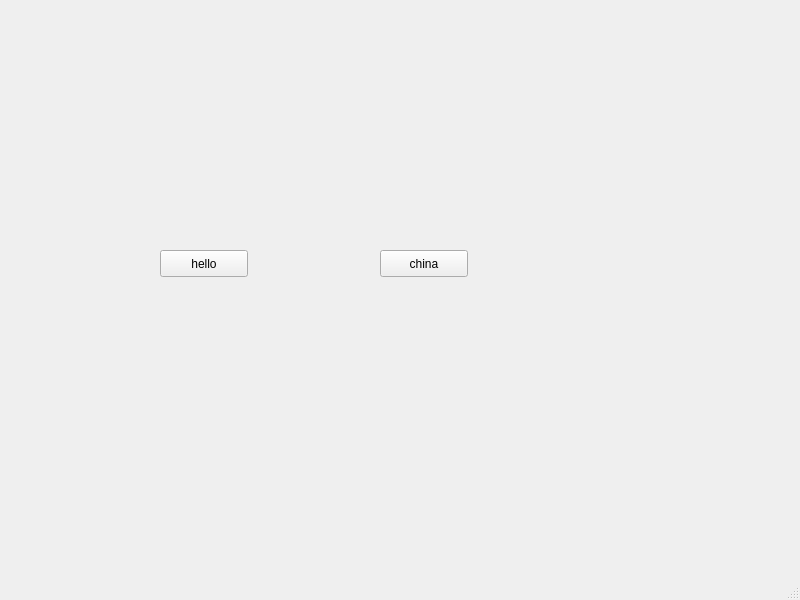
<?xml version="1.0" encoding="UTF-8"?>
<ui version="4.0">
 <class>MainWindow</class>
 <widget class="QMainWindow" name="MainWindow">
  <property name="geometry">
   <rect>
    <x>0</x>
    <y>0</y>
    <width>800</width>
    <height>600</height>
   </rect>
  </property>
  <property name="windowTitle">
   <string>MainWindow</string>
  </property>
  <widget class="QWidget" name="centralwidget">
   <widget class="QPushButton" name="pushButton">
    <property name="geometry">
     <rect>
      <x>160</x>
      <y>250</y>
      <width>88</width>
      <height>27</height>
     </rect>
    </property>
    <property name="text">
     <string>hello</string>
    </property>
   </widget>
   <widget class="QPushButton" name="pushButton_2">
    <property name="geometry">
     <rect>
      <x>380</x>
      <y>250</y>
      <width>88</width>
      <height>27</height>
     </rect>
    </property>
    <property name="text">
     <string>china</string>
    </property>
   </widget>
  </widget>
  <widget class="QMenuBar" name="menubar">
   <property name="geometry">
    <rect>
     <x>0</x>
     <y>0</y>
     <width>800</width>
     <height>23</height>
    </rect>
   </property>
  </widget>
  <widget class="QStatusBar" name="statusbar"/>
 </widget>
 <resources/>
 <connections/>
</ui>
